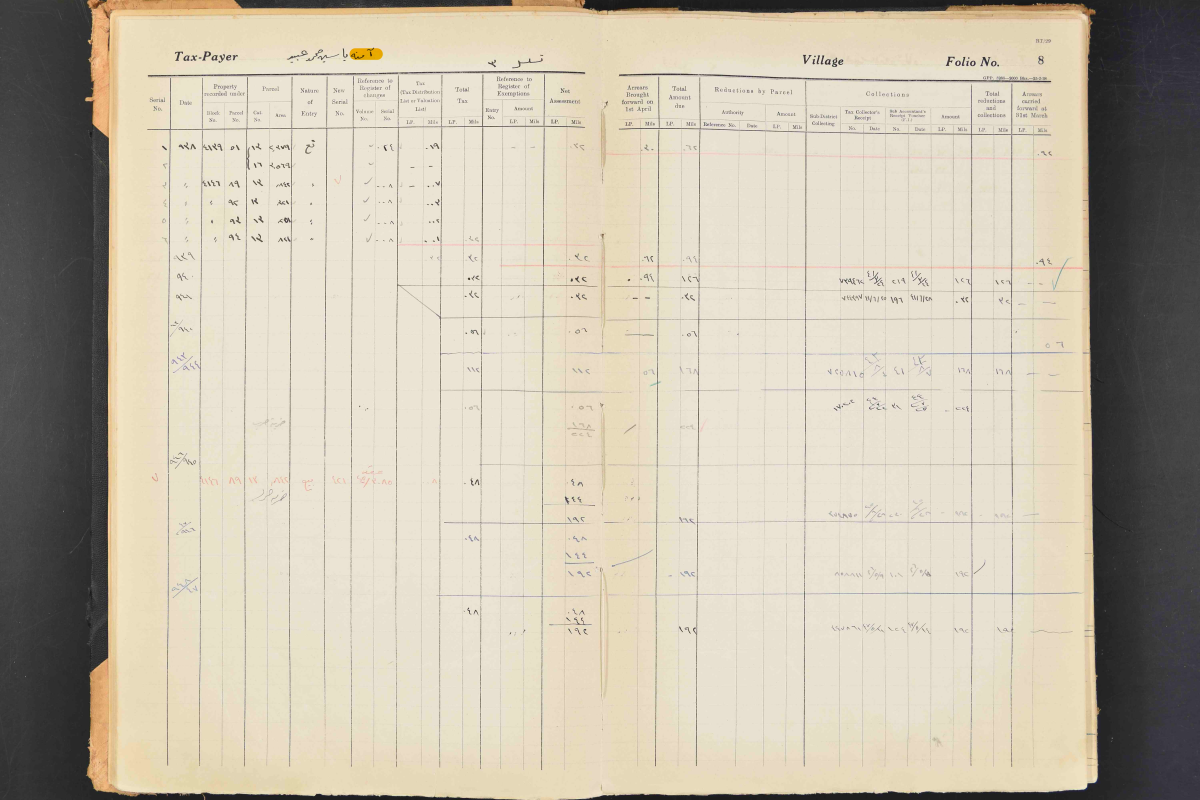
#> input picture 000nvrj-432316TAX 1-85_page-0010.jpg, 6000 x 4000 px (shown at 1/5 size)
$ python -i build_final2.py   (imports and definitions only)
#> lines starting #> are read from the running program, lines starting #| are printed output that depends on the picture; after the words box and inside, x2 and y2 are one past the last pixel; in counts of white or black regions, pixels touching at a corner belong together
### segment_unified.py
#!/usr/bin/env python3
"""
segment_unified.py — Unified segmentation pipeline for Hadita tax register pages.

Merges the best of two prior workflows:
  - Deskewed images (from haditax.py)
  - Kraken row detection + gap interpolation (from kraken_experiment.py)
  - Per-band column detection to capture page bow (from kraken_experiment.py)
  - Morphological row detection fallback (from haditax.py) if Kraken unavailable

Outputs PAGE XML for Transkribus upload for pages 3, 10, and 50.
Text content: GT for page 3, Approach M OCR cache for pages 10 and 50.

Usage:
  python segment_unified.py                  # process all pages
  python segment_unified.py --page 10        # single page
  python segment_unified.py --page 10 --no-cache  # re-run Kraken segmentation
  python segment_unified.py --row-method morph    # force morphological row detection
"""

from __future__ import annotations

import argparse
import csv
import json
import logging
import subprocess
import sys
import tempfile
from pathlib import Path

import cv2
import numpy as np
from scipy.interpolate import interp1d
from scipy.signal import find_peaks

logging.basicConfig(level=logging.INFO, format="%(levelname)s: %(message)s")
log = logging.getLogger(__name__)

# ── Paths ──────────────────────────────────────────────────────────────────────
PROJECT_DIR  = Path(__file__).parent
IMAGES_DIR   = PROJECT_DIR / "images"
CACHE_DIR    = PROJECT_DIR / ".ocr_cache"
GT_FILE      = PROJECT_DIR / "ground_truth.tsv"
SEG_MODEL    = PROJECT_DIR / "sc_100p_full_line (1).mlmodel"
REC_MODEL    = PROJECT_DIR / "gen2_sc_clean_best.mlmodel"   # Kraken recognition model (gen2)
KRAKEN_BIN   = "/opt/anaconda3/bin/kraken"
UPLOAD_DIR   = PROJECT_DIR / "Transkribus upload"

# ── Per-page config ────────────────────────────────────────────────────────────
# Tuned on page 3; adjust if pages 10/50 differ significantly after inspection.
def _page_cfg(n: int, gt: str | None = None) -> dict:
    return {"image": f"deskewed_page{n}.jpg", "transkribus_image": f"Hadita_{n}.jpeg",
            "xml_name": f"Hadita_{n}.xml", "header_frac": 0.08,
            "table_width_frac": 0.494, "table_left_x": 140, "gt_page": gt}

PAGE_CONFIG = {
    3:  _page_cfg(3,  gt="3"),
    4:  _page_cfg(4),
    5:  _page_cfg(5),
    6:  _page_cfg(6),
    7:  _page_cfg(7),
    8:  _page_cfg(8),
    9:  _page_cfg(9),
    10: _page_cfg(10),
    50: _page_cfg(50),
}
#> further down, picture is the input picture: shape (4000, 6000, 3); mean B, G, R 170.9, 188.2, 196.4

# ── Layout / detection constants ───────────────────────────────────────────────
LEFT_COLS = [
    "Serial_No", "Date",
    "Property_recorded_under_Block_No", "Property_recorded_under_Parcel_No",
    "Parcel_Cat_No", "Parcel_Area",
    "Nature_of_Entry", "New_Serial_No",
    "Reference_to_Register_of_Changes_Volume_No",
    "Reference_to_Register_of_Changes_Serial_No",
    "Tax_LP", "Tax_Mils", "Total_Tax_LP", "Total_Tax_Mils",
    "Reference_to_Register_of_Exemptions_Entry_No",
    "Reference_to_Register_of_Exemptions_Amount_LP",
    "Reference_to_Register_of_Exemptions_Amount_Mils",
    "Net_Assessment_LP", "Net_Assessment_Mils",
]
EXPECTED_COLS = len(LEFT_COLS)   # 19
DETECT_COLS   = EXPECTED_COLS + 1  # 20 (includes binding column)
N_BANDS       = 8

EASTERN = "٠١٢٣٤٥٦٧٨٩"
WESTERN = "0123456789"
W2E = str.maketrans(WESTERN, EASTERN)
E2W = str.maketrans(EASTERN, WESTERN)


# ── Table crop ─────────────────────────────────────────────────────────────────

# [29 lines left out: functions crop_table, _trim_vlines, not called in this run]


# Empirically derived from page 3 (gold-standard alignment): the Serial_No
# column is ~2.9× wider than the median printed-column pitch. Other pages
# should match within ±50%; deviations beyond that indicate a spine/paper-edge
# artifact polluting col_ranges[0..1].
SERIAL_W_RATIO = 2.9


# [1297 lines left out: functions fix_x_left_col_geometric, fix_col_ranges_with_first_interior, detect_table_frame, detect_columns, detect_columns_banded, build_remap and 21 more, not called in this run]


# [2 lines that do not run on import are left out]

### build_final2.py
#!/usr/bin/env python3
"""build_final2.py — Phase 1 of PLAN_GT_pipeline_2026-07: warp the coordinates.

`build_final.py` flattens the page (cv2.remap) and writes a straight grid onto
the flattened canvas. Phase 0 (`audit_dewarp_damage.py`) showed that costs
content on every page: the canvas ends at `last_row_center + ½ pitch`, so 25
pages lose a whole written row and 31 lose part of one, and the band between the
printed header and `first_row_center - ½ pitch` is compressed on 81 pages.

This script inverts the trade: upload the **undamaged deskewed page** and curve
the cell polygons to follow it. No remap is applied to any pixel.

Coordinate system
  image   = deskewed[:, 0:x_right_split]  — the whole left page, full height
  table   = "framed" coords, i.e. image coords shifted up by the wide-crop
            offset y_offset; this is the space `detect_columns_banded` reports
            band positions in, so `write_page_xml(bands=...)` interpolates each
            column boundary's x at each row's y and the quads bow with the page.
  rows    = horizontal edges at the midpoints between detected row centers —
            the same row model the dewarp used, minus the two clamped edges
            that did the cutting.

Row coverage differs from `final/` in one deliberate way: where the audit finds
a written row *below* the last detected one, extra rows are appended (`--no-
extend-rows` to disable). Rows are only ever appended, never prepended — row
indices must stay aligned with the proxy-GT transcripts for pages 3-10. Missing
rows at the *top* are reported as anomalies instead of being fixed silently.

Outputs (never touches `Transkribus upload/final/`):
  Transkribus upload/final2/Hadita_{N}.jpeg + .xml
  debug/final2_overlay/page{N}.jpg       (with --overlay)
  final2_build.tsv                       per-page row/col counts and anomalies

Usage:
  python build_final2.py --page 3 --page 4 --overlay
  python build_final2.py --gt-pages --overlay      # the 6 proxy-GT pages
  python build_final2.py                           # every page in final/
"""
from __future__ import annotations

import argparse
import json
import logging
import sys
from pathlib import Path

import cv2
import numpy as np

ROOT = Path(__file__).parent
sys.path.insert(0, str(ROOT))

from audit_dewarp_damage import INK_LUMA_OFFSET, INK_ROW_FRAC, ink_profile  # noqa: E402
from dewarp import CACHE_DIR, CFG, load_or_make_deskewed  # noqa: E402
from patch_baselines import patch_xml  # noqa: E402
from scipy.signal import find_peaks  # noqa: E402

from segment_unified import (  # noqa: E402
    EXPECTED_COLS, N_BANDS, PAGE_CONFIG, W2E, _page_cfg,
    crop_table, detect_columns, detect_columns_banded, detect_rows,
    detect_table_frame, fix_x_left_col_geometric, interp_col_x,
    load_text_rows, recognize_top_strip, write_page_xml,
)

FINAL_DIR = ROOT / "Transkribus upload" / "final"
FINAL2_DIR = ROOT / "Transkribus upload" / "final2"
OVERLAY_DIR = ROOT / "debug" / "final2_overlay"
REPORT_TSV = ROOT / "final2_build.tsv"
GT_PAGES = [3, 4, 5, 6, 9, 10]
MAX_EXTRA_ROWS = 6   # guard: never invent a whole page of rows from noise
NARROW_FROM = 7      # boundary index from which columns are uniformly narrow
SPLIT_RATIO = 1.6    # gap >= this x median narrow pitch = merged columns
ALIGN_TOL = 8        # px: boundary counts as on a printed line within this
BAND_OUTLIER_PX = 12 # band x further than this from its neighbours is a latch-on
FIRST_BAND_WIN = 40  # ± window for the top band, anchored on the global grid
TRACK_WIN = 22       # ± window when following a line from the band above
SHIFT_RANGE = 100    # px swept either way when fitting a grid onto the ruling
AGREE_PX = 10        # a shift is only trusted if detection agrees within this
MAX_BOW_PX = 130     # hard cap on a boundary's total drift from the global grid
HEAD_GAP_FLAG = 1.5  # first row this far below the header line = suspicious

# [1 line not run here, left out]
log = logging.getLogger(__name__)


# ── columns ───────────────────────────────────────────────────────────────────

# [44 lines left out: function repair_col_ranges, not called in this run]


def band_peaks(framed: np.ndarray,
               n_bands: int = N_BANDS) -> tuple[list[np.ndarray], list[int]]:
    """Vertical-line peak positions per horizontal band, and the band centers."""
#> called with n_bands = 8
    th, tw = framed.shape[:2]
#> th = 4000; tw = 6000
    band_h = th // n_bands
#> band_h = 500
    peaks, centers = [], []
    for b in range(n_bands):
        y0 = b * band_h
        y1 = th if b == n_bands - 1 else (b + 1) * band_h
        strip = framed[y0:y1, :]
        gray = cv2.cvtColor(strip, cv2.COLOR_BGR2GRAY)
        norm = cv2.createCLAHE(clipLimit=2.0, tileGridSize=(8, 8)).apply(gray)
        binary = cv2.adaptiveThreshold(
            norm, 255, cv2.ADAPTIVE_THRESH_MEAN_C, cv2.THRESH_BINARY_INV, 41, 5)
        v_mask = cv2.morphologyEx(
            binary, cv2.MORPH_OPEN,
            cv2.getStructuringElement(cv2.MORPH_RECT, (1, 15)), iterations=1)
        v_mask = cv2.dilate(v_mask, np.ones((1, 2), np.uint8), iterations=1)
        proj = np.sum(v_mask, axis=0).astype(float)
        pk, _ = find_peaks(proj, height=proj.mean() + 0.3 * proj.std(),
                           distance=max(20, tw // 40))
        peaks.append(np.asarray(pk, dtype=float))
        centers.append((y0 + y1) // 2)
#> this loop made 8 passes
#> pass 1, in band_peaks, `strip = framed[y0:y1, :]`:
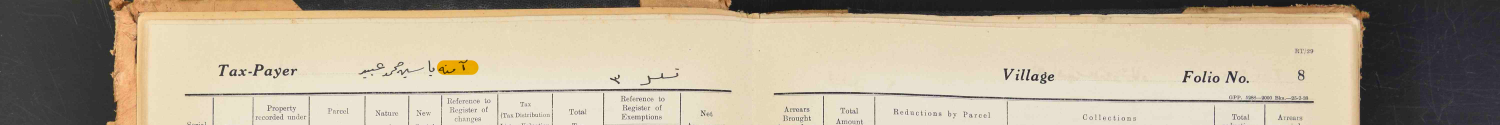
#> strip: shape (500, 6000, 3) (shown at 1/4 size); mean B, G, R 151.5, 172.8, 184.7
#> pass 1, in band_peaks, `gray = cv2.cvtColor(strip, cv2.COLOR_BGR2GRAY)`:
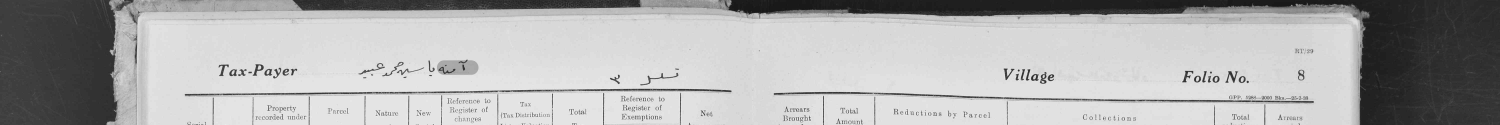
#> gray: shape (500, 6000) (shown at 1/4 size); min 9, max 254, mean 173.9
#> pass 1, in band_peaks, `norm = cv2.createCLAHE(clipLimit=2.0, tileGridSize=(8, 8)).apply(gray)`:
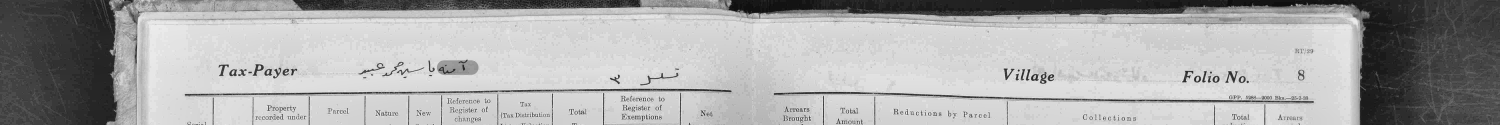
#> norm: shape (500, 6000) (shown at 1/4 size); min 5, max 254, mean 169.6
#> pass 1, in band_peaks, `binary = cv2.adaptiveThreshold( norm, 255, cv2.ADAPTIVE_THRESH_MEAN_C,..`:
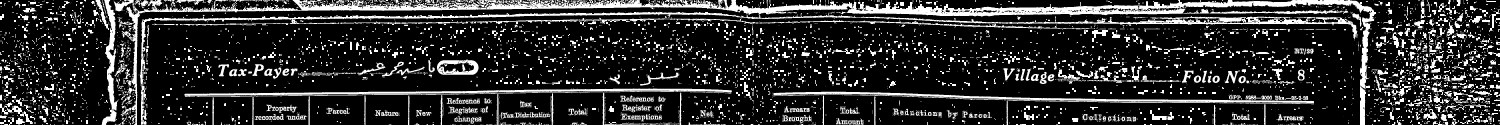
#> binary: shape (500, 6000) (shown at 1/4 size); 18% white; 6188 white regions (3890 under 20 px), largest, box (x1, y1, x2, y2) and area: (455, 0, 5504, 500) 178201, (738, 354, 2927, 388) 18024, (3094, 367, 5256, 412) 17672
#> after the loop:
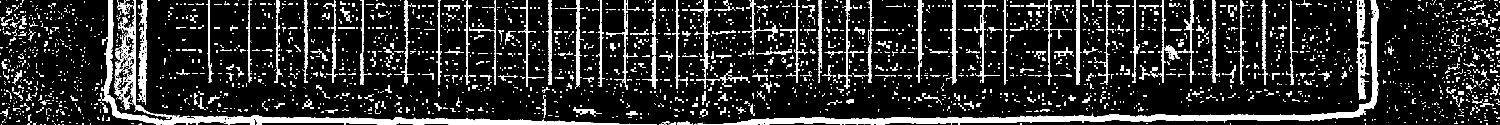
#> binary: shape (500, 6000) (shown at 1/4 size); 13.1% white; 5004 white regions (2787 under 20 px), largest, box (x1, y1, x2, y2) and area: (2791, 0, 5516, 500) 60799, (406, 0, 2628, 500) 48536, (5424, 0, 5477, 399) 8133
#> after the loop:
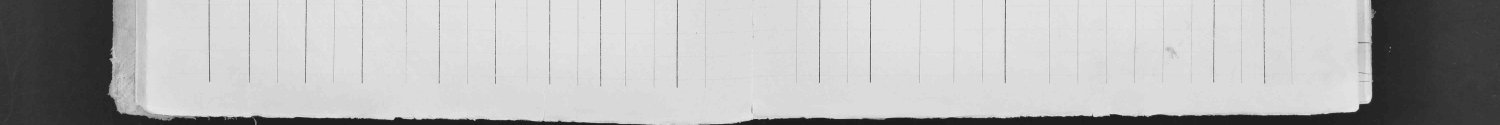
#> gray: shape (500, 6000) (shown at 1/4 size); min 8, max 252, mean 181.9
#> after the loop:
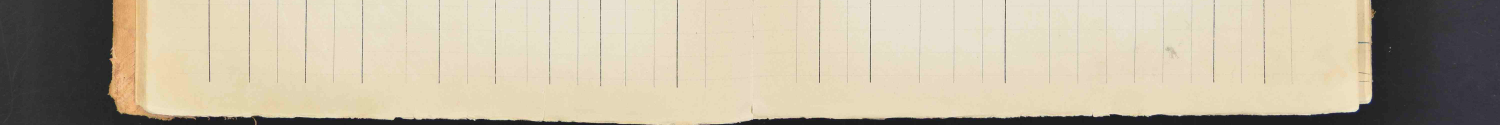
#> strip: shape (500, 6000, 3) (shown at 1/4 size); mean B, G, R 159.8, 181.3, 191.5
#> after the loop, centers = [250, 750, 1250, 1750, 2250, 2750, 3250, 3750]; peaks = 8 items
    return peaks, centers


# [379 lines left out: functions alignment_score, best_shift, track_bands, clamp_bands, smooth_bands, row_edges and 5 more, not called in this run]


COLUMNS = ["page", "n_rows", "n_cols", "final_rows", "rows_added",
           "rows_added_top", "rows_missing_top", "col_source", "col_score",
           "page_w", "page_h", "notes"]


# [90 lines left out: function main, not called in this run]


# [2 lines not run here, left out]

>>> import cv2
>>> picture = cv2.imread('000nvrj-432316TAX 1-85_page-0010.jpg')
>>> result = band_peaks(picture)

$ run again, on images/deskewed_page10.jpg
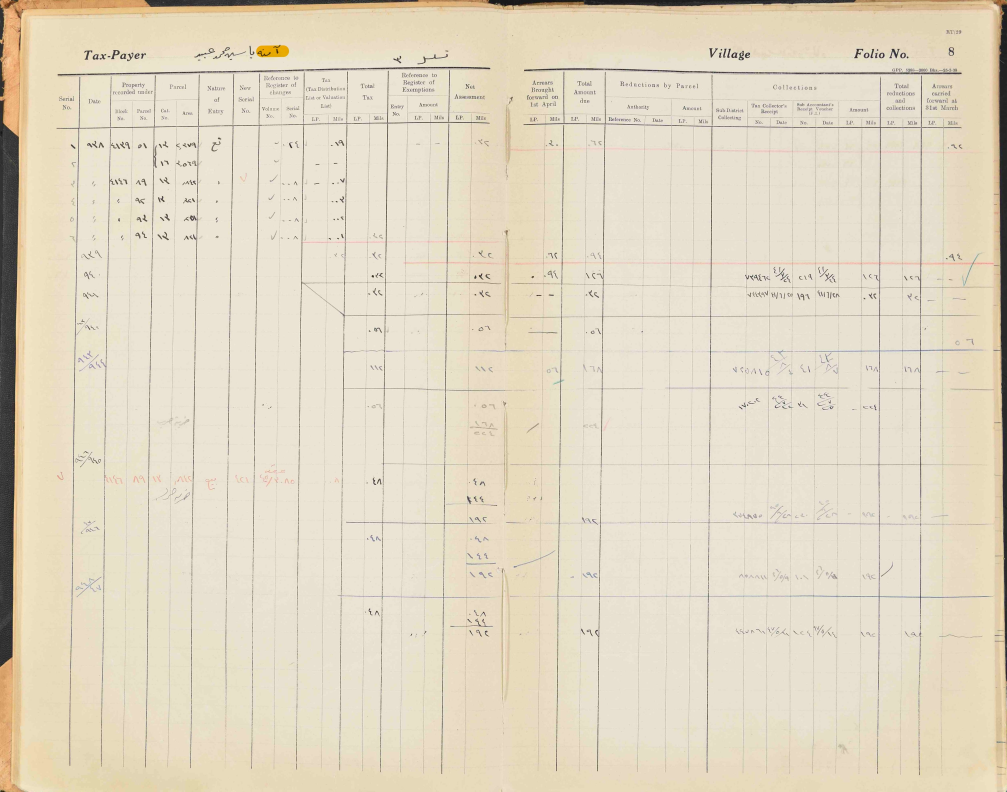
#> input picture images/deskewed_page10.jpg, 5034 x 3956 px (shown at 1/5 size)
#> picture is the input picture: shape (3956, 5034, 3); mean B, G, R 195.4, 216.3, 226.1
#> the loop in band_peaks, `for b in range(n_bands):` made 8 passes
#> pass 1, in band_peaks, `binary = cv2.adaptiveThreshold( norm, 255, cv2.ADAPTIVE_THRESH_MEAN_C,..`:
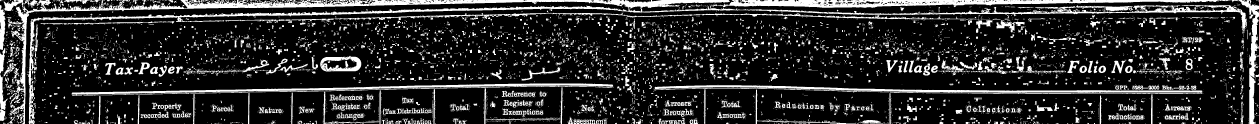
#> binary: shape (494, 5034) (shown at 1/4 size); 17.2% white; 7711 white regions (5861 under 20 px), largest, box (x1, y1, x2, y2) and area: (32, 0, 4987, 494) 103774, (2889, 0, 5034, 494) 43976, (2619, 341, 4809, 371) 18054
#> after the loop in band_peaks, `for b in range(n_bands):`:
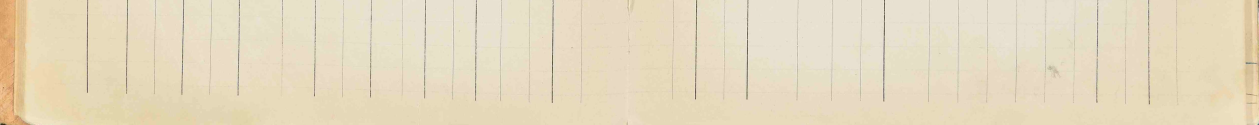
#> strip: shape (498, 5034, 3) (shown at 1/4 size); mean B, G, R 191.3, 217.9, 230
#> after the loop in band_peaks, `for b in range(n_bands):`: centers = [247, 741, 1235, 1729, 2223, 2717, 3211, 3707]; peaks = 8 items

$ run again, on images/deskewed_page3.jpg
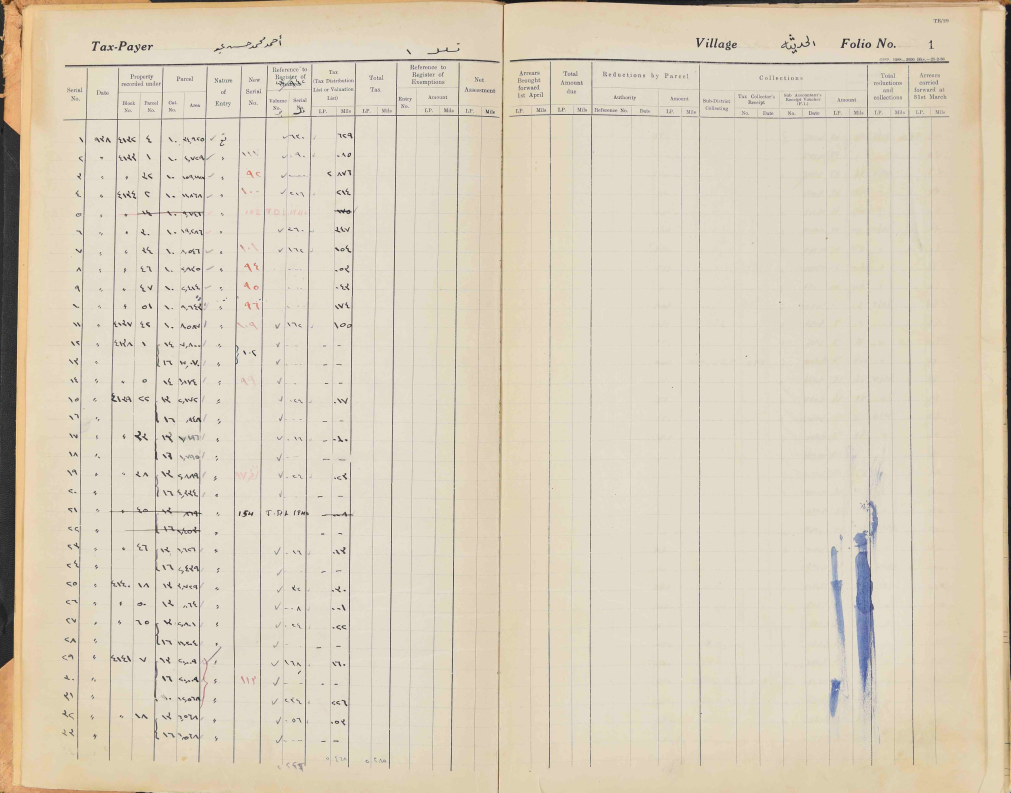
#> input picture images/deskewed_page3.jpg, 5053 x 3961 px (shown at 1/5 size)
#> picture is the input picture: shape (3961, 5053, 3); mean B, G, R 188.1, 207.9, 218.3
#> the loop in band_peaks, `for b in range(n_bands):` made 8 passes
#> pass 1, in band_peaks, `binary = cv2.adaptiveThreshold( norm, 255, cv2.ADAPTIVE_THRESH_MEAN_C,..`:
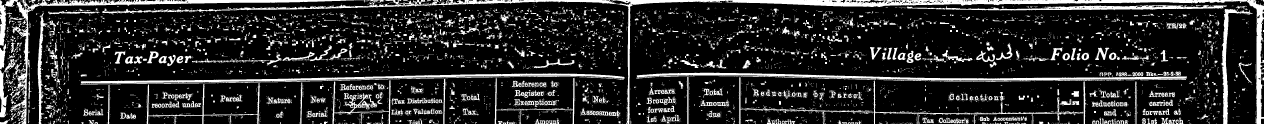
#> binary: shape (495, 5053) (shown at 1/4 size); 15.8% white; 8096 white regions (6400 under 20 px), largest, box (x1, y1, x2, y2) and area: (408, 0, 5053, 495) 65566, (17, 0, 1476, 495) 25486, (2545, 291, 4748, 323) 20872
#> after the loop in band_peaks, `for b in range(n_bands):`:
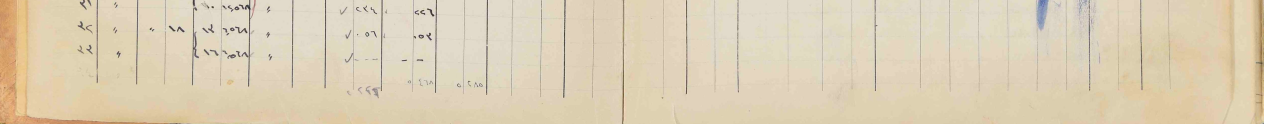
#> strip: shape (496, 5053, 3) (shown at 1/4 size); mean B, G, R 181.8, 207.7, 221
#> after the loop in band_peaks, `for b in range(n_bands):`: centers = [247, 742, 1237, 1732, 2227, 2722, 3217, 3713]; peaks = 8 items
